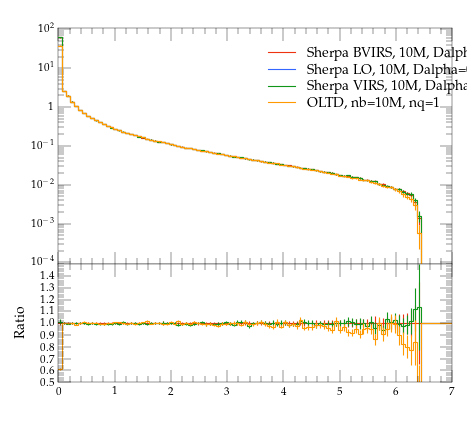

Reproduce this figure in Python.
#! /usr/bin/env python

# This Python script was auto-generated using YODA v2.0.0.
# Analysis object: /evtb/inc_jg_pt
# Timestamp: 15-04-2024 (14:31:35)

import matplotlib as mpl
import matplotlib.pyplot as plt
mpl.use('Agg') # comment out for interactive use
import os
import numpy as np

plotDir = os.path.split(os.path.realpath(__file__))[0]
if 'YODA_USER_PLOT_PATH' in globals():
    plot_outdir = globals()['YODA_USER_PLOT_PATH']
else:
    plot_outdir = plotDir

#plot style
plt.style.use(os.path.join(plotDir, '../default.mplstyle'))
# plot metadata
figW, figH = plt.rcParams['figure.figsize']
ax_xLabel = r''
ax_yLabel = r''
ax_title  = r''
ax_xScale = 'linear'
ax_yScale = 'log'
xLims = (0.0, 7.0)
yLims = (9e-05, 110.00000000000001)

# TeX-friendly labels for the legend
labels = [ r"Sherpa BVIRS, 10M, Dalpha=0.01", r"Sherpa LO, 10M, Dalpha=0.01", r"Sherpa VIRS, 10M, Dalpha=0.01", r"OLTD, nb=10M, nq=1" ]

# Create figure and axis objects
fig, (ax, ratio0_ax) = plt.subplots(2, 1, sharex=True,
                  figsize=(figW,figH), gridspec_kw={'height_ratios': (2, 1)})
ratio0_ax.yaxis.set_major_locator(mpl.ticker.MultipleLocator(0.1))
ratio0_ax.set_ylim(0.5, 1.4999)
ratio0_ax.set_ylabel('Ratio')

# LineColor map: curve index -> color
linecolors = {0: '#EE3311', 1: '#3366FF', 2: '#109618', 3: '#FF9900'}
# the numerical data is stored in a separate file
dataf = dict()
prefix = os.path.split(__file__)[0]
if prefix:    prefix = prefix + '/'
exec(open(prefix+'inc_jg_pt__data.py').read(), dataf)


legend_handles = [] # keep track of handles for the legend

# style options for curves
# starts at zorder>=5 to draw curve on top of legend
styles = {
  'curve0': {
    'color' : linecolors[0],
    'linestyle' : '-',
    'marker' : 'o',
    'zorder' : 5,
    'histstyle' : True,
  },
  'curve1': {
    'color' : linecolors[1],
    'linestyle' : '-',
    'marker' : 'o',
    'zorder' : 6,
    'histstyle' : True,
  },
  'curve2': {
    'color' : linecolors[2],
    'linestyle' : '-',
    'marker' : 'o',
    'zorder' : 7,
    'histstyle' : True,
  },
  'curve3': {
    'color' : linecolors[3],
    'linestyle' : '-',
    'marker' : 'o',
    'zorder' : 8,
    'histstyle' : True,
  },
}
# curve from input yoda files in main panel
for label in dataf['yvals'].keys():
    if all(np.isnan(v) for v in dataf['yvals'][label]):
        continue
    tmp = None
    if styles[label]['histstyle']: # draw as histogram
        tmp, = ax.plot(dataf['xedges'], dataf['yedges'][label],
                       color=styles[label]['color'],
                       linestyle=styles[label]['linestyle'],
                       drawstyle='steps-pre', solid_joinstyle='miter',
                       zorder=styles[label]['zorder'], label=label)
        ax.errorbar(dataf['xpoints'], dataf['yvals'][label], color=styles[label]['color'],
                    xerr=dataf['xerrs'], yerr=[dataf['ydowns'][label], dataf['yups'][label]],
                    linestyle='none', zorder=styles[label]['zorder'])
    else: # draw as scatter
        tmp = ax.errorbar(dataf['xpoints'], dataf['yvals'][label],
                          xerr=dataf['xerrs'],
                          yerr=[ dataf['ydowns'][label],
                          dataf['yups'][label] ],
                          fmt=styles[label]['marker'],
                          ecolor=styles[label]['color'],
                          color=styles[label]['color'], zorder=2)
        tmp[-1][0].set_linestyle(styles[label]['linestyle'])
    legend_handles += [tmp]
    for varLabel in dataf['variation_yvals'].keys():
        if varLabel.startswith(label):
            tmp, = ax.plot(dataf['xedges'], dataf['variation_yvals'][varLabel],
                           color=styles[label]['color'],
                           linestyle=styles[label]['linestyle'],
                           drawstyle='steps-pre', solid_joinstyle='miter',
                           zorder=styles[label]['zorder'], alpha=0.5)


# plots on ratio panel
# curve from input yoda files in ratio panel
for label, yvals in dataf['ratio0_yvals'].items():
    if all(np.isnan(v) for v in yvals):
        continue
    if styles[label]['histstyle']: # plot as histogram
        ratio0_ax.plot(dataf['xedges'], yvals,
                       color=styles[label]['color'],
                       linestyle=styles[label]['linestyle'],
                       drawstyle='steps-pre', zorder=1,
                       solid_joinstyle='miter')
        ratio0_ax.vlines(dataf['xpoints'],
                         dataf['ratio0_ymin'][label],
                         dataf['ratio0_ymax'][label],
                         color=styles[label]['color'], zorder=1)
    else: # plot as scatter
        tmp = ratio0_ax.errorbar(dataf['xpoints'],
                                 yvals, xerr=dataf['xerrs'],
                                 yerr=dataf['ratio0_yerrs'][label],
                                 fmt=styles[label]['marker'],
                                 ecolor=styles[label]['color'],
                                 color=styles[label]['color'])
        tmp[-1][0].set_linestyle(styles[label]['linestyle'])

    for varlabel in dataf['ratio0_variation_vals'].keys():
        if varlabel.startswith(label):
            ratio0_ax.plot(dataf['xedges'],
                            dataf['ratio0_variation_vals'][varlabel],
                            color=styles[label]['color'],
                            linestyle=styles[label]['linestyle'],
                            drawstyle='steps-pre', solid_joinstyle='miter',
                            zorder=1, alpha=0.5)

legend_pos = (0.5, 0.97)
ax.legend(legend_handles, labels, loc='upper left', bbox_to_anchor=legend_pos)

# set plot metadata as defined above
ratio0_ax.set_xlabel(ax_xLabel)
ratio0_ax.xaxis.set_label_coords(1., -.15)
ax.set_ylabel(ax_yLabel, loc='top')
ax.set_title(ax_title, loc='left')
ax.set_xscale(ax_xScale)
ax.set_yscale(ax_yScale)
ax.set_xlim(xLims)
ax.set_ylim(yLims)

# tick formatting
plt.rcParams['xtick.top'] = True
plt.rcParams['ytick.right'] = True
ax.yaxis.set_major_locator(mpl.ticker.LogLocator(base=10.0, numticks=np.inf))
ax.yaxis.set_minor_locator(mpl.ticker.LogLocator(
                           base=10.0, subs=np.arange(0.1, 1, 0.1), numticks=np.inf))
fig.align_ylabels((ax, ratio0_ax))
plt.savefig(os.path.join(plot_outdir, 'inc_jg_pt.pdf'), format='PDF')
plt.savefig(os.path.join(plot_outdir, 'inc_jg_pt.png'), format='PNG')

plt.close(fig)
